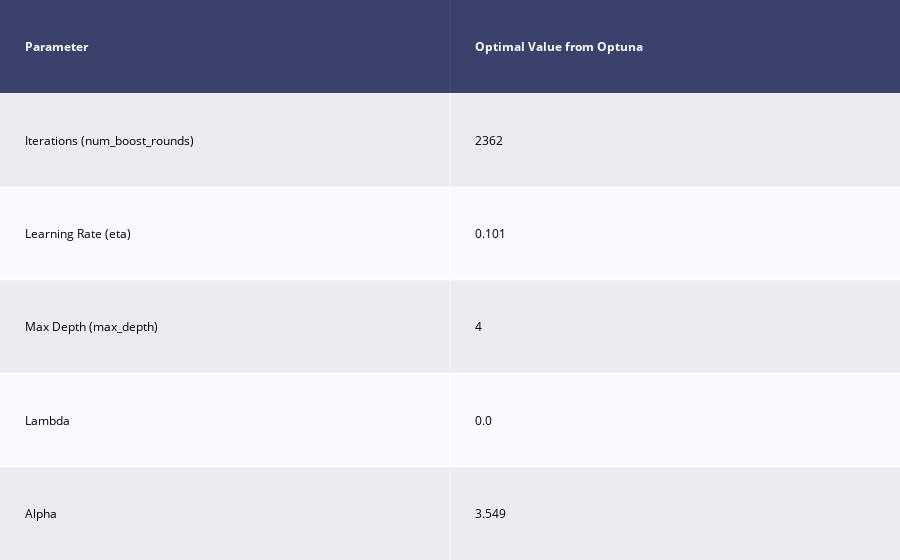

Notebook cell for this chart:
### Markdown cell above
Another approach is to combine the trend model with XGBoost. One way to combine them is as follows: train the trend model and calculate the residuals, then use the residuals as a target to train the XGBoost model, afterwards add the trend model's predictions with the XGBoost model's predictions to get the final forecast values.

The idea behind this approach is to let the trend model capture, you guessed it, the trend in the data. Then XGBoost is used to predict the errors and capture the non-trend components in the time series.

### Code cell
# Suppress optuna log messages
optuna.logging.set_verbosity(optuna.logging.WARNING) 

# Optuna objective function
def objective_trend_xgb(trial):
    
    # Get data for the trend model
    xtrain_reg = df_train.get_column("Time_index").to_numpy()
    xvalid_reg = df_valid.get_column("Time_index").to_numpy()

    xtrain_reg = xtrain_reg.reshape(-1,1)
    xvalid_reg = xvalid_reg.reshape(-1,1)
    
    ytrain = df_train.get_column("Vehicles").to_numpy()
    yvalid = df_valid.get_column("Vehicles").to_numpy()
    
    # Train and predict w/ the trend model
    reg_model = LinearRegression().fit(xtrain_reg, ytrain)

    # Predicting
    reg_preds_train = reg_model.predict(xtrain_reg)
    reg_preds_valid = reg_model.predict(xvalid_reg)
    
    # Calculate the residuals
    reg_resids_train = (ytrain - reg_preds_train)
    reg_resids_valid = (yvalid - reg_preds_valid)
    
    # Get the data for the XGB model
    xtrain_xgb = df_train.drop(["DateTime", "Junction", "Vehicles"]).to_numpy()
    xvalid_xgb = df_valid.drop(["DateTime", "Junction", "Vehicles"]).to_numpy()
    
    dmat_train = xgb.DMatrix(xtrain_xgb, label = reg_resids_train)
    dmat_valid = xgb.DMatrix(xvalid_xgb, label = reg_resids_valid)
    
    # Suggest hyperparameters
    params = {'objective': 'reg:squarederror',
              'eval_metric': 'rmse',
              'seed': 19970507,
              'eta': trial.suggest_float("eta", 1e-2, 0.25, log = True),
              'max_depth': trial.suggest_int("max_depth", 1, 7),
              'lambda': trial.suggest_float("lambda", 1e-8, 100.0, log = True),
              'alpha': trial.suggest_float("alpha", 1e-8, 100.0, log = True),
             }
    
    # To evaluate training progress (set verbose_eval = True)
    watchlist = [(dmat_train, 'train'), (dmat_valid, 'eval')]
    
    # Train and predict w/ the XGBoost model
    xgb_model = xgb.train(params, 
                          dtrain = dmat_train, 
                          num_boost_round = trial.suggest_int("num_boost_round", 20, 3000),
                          evals = watchlist,
                          verbose_eval = False)
    
    xgb_preds_valid = xgb_model.predict(dmat_valid) 
    
    # Sum the final predictions
    trend_xgb_preds_valid = (reg_preds_valid + xgb_preds_valid)
    
    # Return the RMSE
    return math.sqrt(mean_squared_error(yvalid,  trend_xgb_preds_valid))
    

# Set up and run the Optuna study
study_trend_xgb = optuna.create_study(direction = 'minimize')
study_trend_xgb.optimize(objective_trend_xgb, n_trials = 10)

# Create a table showing the best parameters
trend_xgb_table = [["Parameter", "Optimal Value from Optuna"],
                  ["Iterations (num_boost_rounds)", study_trend_xgb.best_params['num_boost_round']],
                  ['Learning Rate (eta)', round(study_trend_xgb.best_params['eta'], 3)],
                  ['Max Depth (max_depth)', round(study_trend_xgb.best_params['max_depth'], 3)],
                  ['Lambda', round(study_trend_xgb.best_params['lambda'], 3)],
                  ['Alpha', round(study_trend_xgb.best_params['alpha'], 3)]]

ff.create_table(trend_xgb_table)

### Figure 1 — Plotly figure (JSON) as saved in the notebook; plotly's stock layout.template omitted (floating-point values rounded to 4 significant figures)
{"data": [{"colorscale": [[0, "#00083e"], [0.5, "#ededee"], [1, "#ffffff"]], "hoverinfo": "none", "opacity": 0.75, "showscale": false, "z": [[0, 0], [0.5, 0.5], [1, 1], [0.5, 0.5], [1, 1], [0.5, 0.5]], "type": "heatmap"}], "layout": {"annotations": [{"align": "left", "font": {"color": "#ffffff"}, "showarrow": false, "text": "<b>Parameter</b>", "x": -0.45, "xanchor": "left", "xref": "x", "y": 0, "yref": "y"}, {"align": "left", "font": {"color": "#ffffff"}, "showarrow": false, "text": "<b>Optimal Value from Optuna</b>", "x": 0.55, "xanchor": "left", "xref": "x", "y": 0, "yref": "y"}, {"align": "left", "font": {"color": "#000000"}, "showarrow": false, "text": "Iterations (num_boost_rounds)", "x": -0.45, "xanchor": "left", "xref": "x", "y": 1, "yref": "y"}, {"align": "left", "font": {"color": "#000000"}, "showarrow": false, "text": "2362", "x": 0.55, "xanchor": "left", "xref": "x", "y": 1, "yref": "y"}, {"align": "left", "font": {"color": "#000000"}, "showarrow": false, "text": "Learning Rate (eta)", "x": -0.45, "xanchor": "left", "xref": "x", "y": 2, "yref": "y"}, {"align": "left", "font": {"color": "#000000"}, "showarrow": false, "text": "0.101", "x": 0.55, "xanchor": "left", "xref": "x", "y": 2, "yref": "y"}, {"align": "left", "font": {"color": "#000000"}, "showarrow": false, "text": "Max Depth (max_depth)", "x": -0.45, "xanchor": "left", "xref": "x", "y": 3, "yref": "y"}, {"align": "left", "font": {"color": "#000000"}, "showarrow": false, "text": "4", "x": 0.55, "xanchor": "left", "xref": "x", "y": 3, "yref": "y"}, {"align": "left", "font": {"color": "#000000"}, "showarrow": false, "text": "Lambda", "x": -0.45, "xanchor": "left", "xref": "x", "y": 4, "yref": "y"}, {"align": "left", "font": {"color": "#000000"}, "showarrow": false, "text": "0.0", "x": 0.55, "xanchor": "left", "xref": "x", "y": 4, "yref": "y"}, {"align": "left", "font": {"color": "#000000"}, "showarrow": false, "text": "Alpha", "x": -0.45, "xanchor": "left", "xref": "x", "y": 5, "yref": "y"}, {"align": "left", "font": {"color": "#000000"}, "showarrow": false, "text": "3.549", "x": 0.55, "xanchor": "left", "xref": "x", "y": 5, "yref": "y"}], "margin": {"b": 0, "l": 0, "r": 0, "t": 0}, "xaxis": {"dtick": 1, "gridwidth": 2, "showticklabels": false, "tick0": -0.5, "ticks": "", "zeroline": false, "range": [-0.5, 1.5], "autorange": true}, "yaxis": {"autorange": true, "dtick": 1, "gridwidth": 2, "showticklabels": false, "tick0": 0.5, "ticks": "", "zeroline": false, "range": [5.5, -0.5]}, "autosize": true}}
